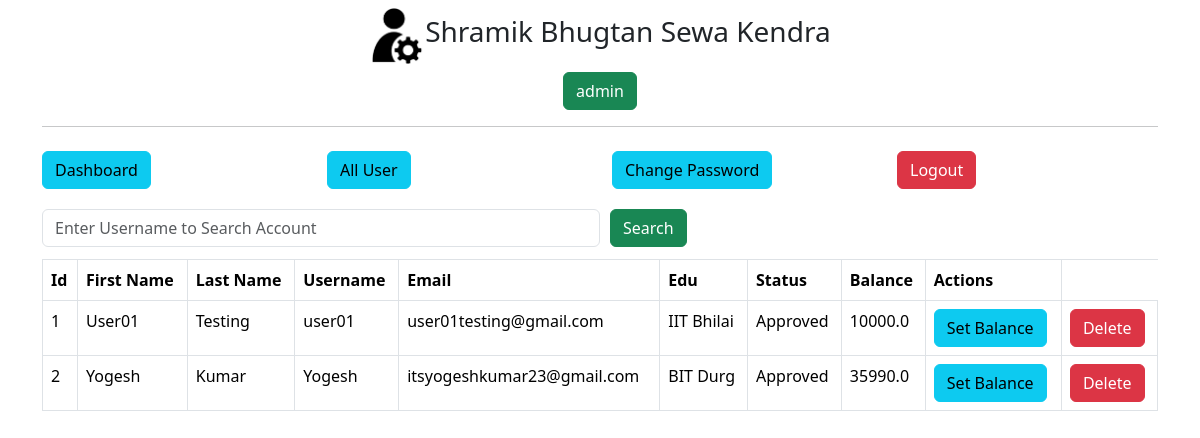
The page /admin/get-all-user (signed in) on the database as committed earlier.
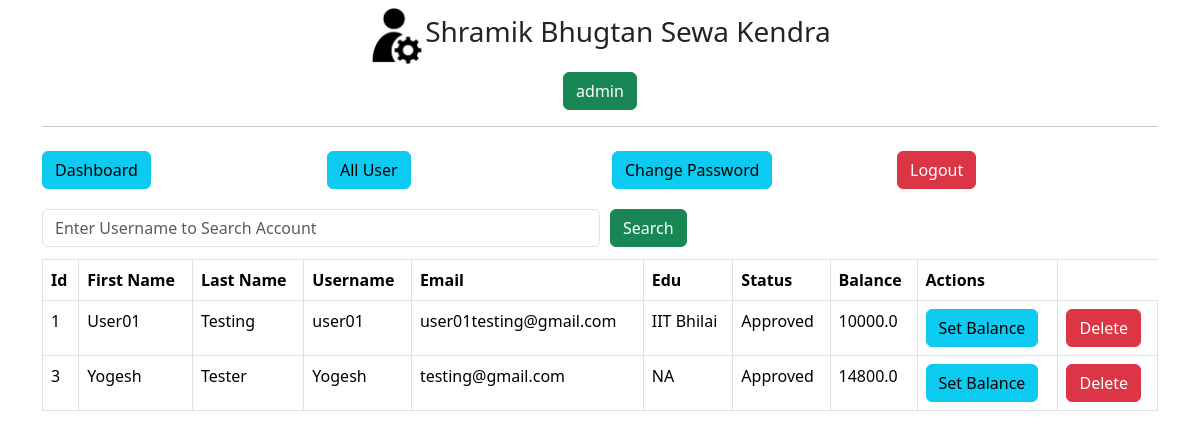
The same page on the database as committed later.
### main.py (models this page shows)
class User(db.Model):
    id=db.Column(db.Integer, primary_key=True)
    fname=db.Column(db.String(255), nullable=False)
    lname=db.Column(db.String(255), nullable=False)
    email=db.Column(db.String(255), nullable=False)
    username=db.Column(db.String(255), nullable=False)
    edu=db.Column(db.String(255), nullable=False)
    password=db.Column(db.String(255), nullable=False)
    status=db.Column(db.Integer,default=0, nullable=False)
    balance = db.Column(db.Float, default=0.0, nullable=False)

### main.py (the view)
@app.route('/admin/get-all-user', methods=["POST","GET"])
def adminGetAllUser():
    if not session.get('admin_id'):
        return redirect('/admin/')
    if request.method== "POST":
        search=request.form.get('search')
        users=User.query.filter(User.username.like('%'+search+'%')).all()
        return render_template('admin/all-user.html',title='Approve User',users=users)
    else:
        users=User.query.all()
        users_with_balance = []  # List to store user details along with balance
        for user in users:
            user_data = {
            'id': user.id,
            'fname': user.fname,
            'lname': user.lname,
            'email': user.email,
            'username': user.username,
            'edu': user.edu,
            'status': "Approved" if user.status == 1 else "Not Approved",
            'balance': user.balance  # Fetch the balance of each user
        }
        users_with_balance.append(user_data)
        return render_template('admin/all-user.html',title='Approve User',users=users)

### templates/admin/all-user.html (shortened to what this page needs)
{% extends "admin/layout.html"%}
{% block content %}
<div class="container">
    {% include 'admin/navbar.html' %}
    <div class="my-2">
        <form action="" method="POST" style="width:100%">
            <div class="d-flex align-items-center">
                <input type="text" name="search" id="search" placeholder="Enter Username to Search Account" class="form-control my-1 w-50">
                <button type="submit" class="btn btn-success" style="margin-left:10px;">Search</button>
            </div>
        </form>
    </div>
    <div class="my-2">
        <div class="table-responsive">
            <table class="table table-bordered">
                <thead>
                    <tr>
                        <th>Id</th>
                        <th>First Name</th>
                        <th>Last Name</th>
                        <th>Username</th>
                        <th>Email</th>
                        <th>Edu</th>
                        <th>Status</th>
                        <th>Balance</th>
                        <th>Actions</th>
                    </tr>
                </thead>
                <tbody>
                    {% for user in users %}
                    <tr>
                        <td>{{ user.id }}</td>
                        <td>{{ user.fname }}</td>
                        <td>{{ user.lname }}</td>
                        <td>{{ user.username }}</td>
                        <td>{{ user.email }}</td>
                        <td>{{ user.edu }}</td>
                        <td>
                            {% if user.status == 1 %}
                            Approved
                            {% else %}
                            <a href="/admin/approve-user/{{ user.id }}" class="btn btn-warning">Approve</a>
                            {% endif %}
                        </td>
                        <td>
                            {{ user.balance }}
                        </td>
                        <td>
                            <a href="{{ url_for('set_user_balance', user_id=user.id) }}" class="btn btn-info">Set Balance</a>
                        </td>
                        <td>
                            <form action="{{ url_for('delete_user', user_id=user.id) }}" method="POST" style="display: inline-block;">
                                <button type="submit" class="btn btn-danger" onclick="return confirm('Are you sure you want to delete this account?');">Delete</button>
                            </form>
                        </td>
                    </tr>
                    {% endfor %}
                </tbody>
            </table>
        </div>
    </div>
</div>
{% endblock content %}

### templates/admin/layout.html (shortened to what this page needs)
<!DOCTYPE html>
<html lang="en">
    <head>
        <link href="https://cdn.jsdelivr.net/npm/bootstrap@5.3.2/dist/css/bootstrap.min.css" rel="stylesheet">
    </head>
    <body>
        <div class="container my-2">
            <div class="d-flex justify-content-center align-items-center">
                <img style="width: 5%;"
                    alt="">
                <h3>
                    Shramik Bhugtan Sewa Kendra
                </h3>
            </div>
            <div class="my-2 text-center">
                {% if session.admin_name %}
                <button class="btn btn-success">{{session.admin_name}}</button>
                {% endif %}
            </div>
            <hr>
        </div>
        {% block content %} {% endblock content %}
    </body>
</html>

### templates/admin/navbar.html
<div class="row d-flex justify-content-center">
    <div class="col-xl-3 col-lg-3 col-md-3 my-2 col-sm-12">
        <a href="/admin/dashboard" class="btn btn-info w-full">Dashboard</a>
    </div>
    <div class="col-xl-3 col-lg-3 col-md-3 my-2 col-sm-12">
        <a href="/admin/get-all-user" class="btn btn-info w-full">All User</a>
    </div>
    <div class="col-xl-3 col-lg-3 col-md-3 my-2 col-sm-12">
        <a href="/admin/change-admin-password" class="btn btn-info w-full">Change Password</a>
    </div>
    <div class="col-xl-3 col-lg-3 col-md-3 my-2 col-sm-12">
        <a href="/admin/logout" class="btn btn-danger w-full">Logout</a>
    </div>
</div>

Rows that differ between the two databases and show on the page:
removed User: id "2", fname "Yogesh", lname "Kumar", username "Yogesh", email "itsyogeshkumar23@gmail.com", edu "BIT Durg", status "Approved", balance "35990.0"
added User: id "3", fname "Yogesh", lname "Tester", username "Yogesh", email "testing@gmail.com", edu "NA", status "Approved", balance "14800.0"
